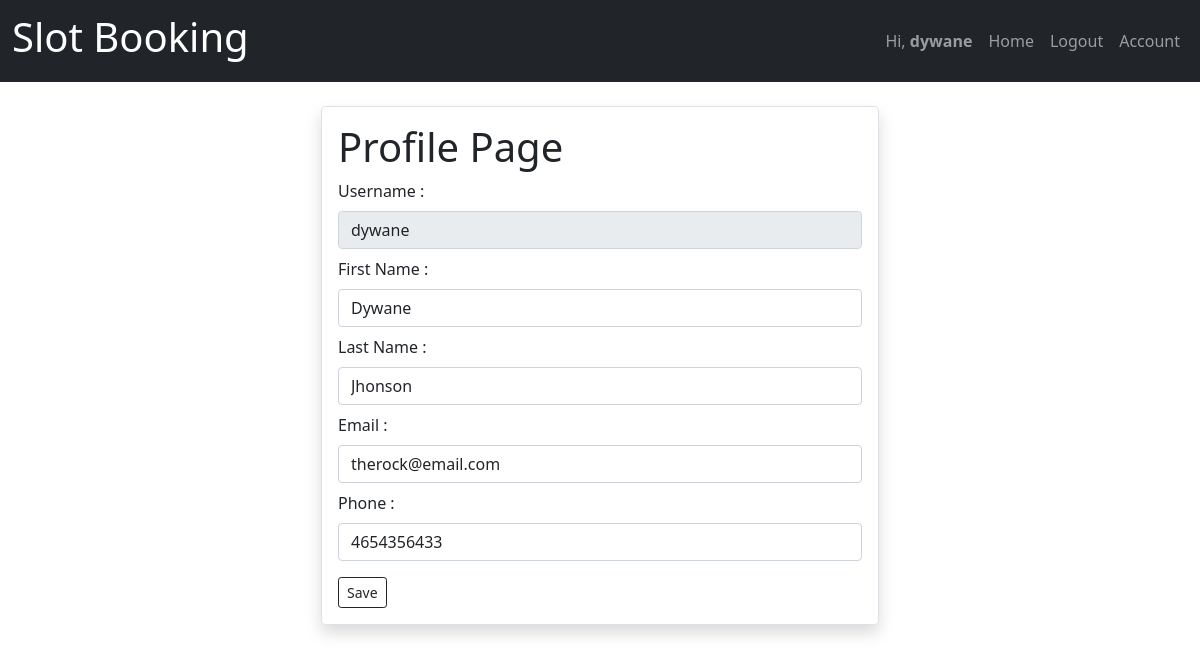
/client/profile/ (signed in), run on the app's committed database.
### account/models.py (models this page shows)
class CustomUser(AbstractUser):
    phone_regex = RegexValidator(regex=r'\d{9,10}$',message='Phone number in format 9999999999. Upto 10 digits')
    is_customer = models.BooleanField(default=False)
    is_manager = models.BooleanField(default=False)
    phone = models.CharField(validators=[phone_regex],max_length=10,null = False,unique=True)

### client/views.py (the view, shortened to what this page needs)
# urls.py: path('profile/',views.profile,name='profile_client'),
@login_required
def profile(request):
    return render(request,'profile.html')

### templates/profile.html (shortened to what this page needs)
{% extends 'basic.html' %}
{%block content%}
<div class="container d-flex justify-content-center">
    <div class="w-50  border rounded shadow p-3 rounded-3">
        <div>
        <h1> Profile Page </h1>
        {% if request.user.is_manager %}
        <form method="POST" action="{% url 'profile_manager' %}">
            {% else %}
            <form method="POST" action="{% url 'profile_client' %}">
                {% endif %}
                <div><Label class="form-label mb-2">Username : </Label>
                    <input class="form-control mb-2" type="text" value="{{request.user}}" disabled></div>
    </div>
    <div><Label class="form-label mb-2">First Name :</Label>
        <input class="form-control mb-2" type="text" name="first_name" value="{{request.user.first_name}}"></div>
    <div><Label class="form-label mb-2">Last Name :</Label>
        <input class="form-control mb-2" type="text" name="last_name" value="{{request.user.last_name}}"></div>
    <div><Label class="form-label mb-2">Email :</Label>
        <input class="form-control mb-2" type="text" name="email" value="{{request.user.email}}"></div>
    <div><Label class="form-label mb-2">Phone :</Label>
        <input class="form-control mb-3" type="text" name="phone" value="{{request.user.phone}}"></div>
    <input type="submit" class="btn btn-outline-dark btn-sm" value="Save">
</div>
</div>
{%endblock content%}

### templates/navbar.html (shortened to what this page needs)
<a href="/">
    <nav class="navbar navbar-expand-lg navbar-dark bg-dark mb-4">
        <div class="container-fluid">
            <a class="navbar-brand" href="/"><h1>Slot Booking</h1></a>
            <div class="collapse navbar-collapse" id="navbarSupportedContent">
                <ul class="navbar-nav ms-auto mb-2 mb-lg-0">
                    {% if request.user.is_authenticated %}
                    <li class="nav-item">
                        <p class="nav-link mb-0" aria-current="page">Hi, <strong>{{user.username}}</strong> </p>
                    </li>
                    <li class="nav-item">
                        <a class="nav-link" href="/">Home</a>
                    </li>
                    <li class="nav-item">
                        <a class="nav-link" href="{% url 'logoutPage' %}">Logout</a>
                    </li>
                    {% if request.user.is_manager %}
                    <li class="nav-item">
                        <a class="nav-link" href="{% url 'profile_manager' %}">Account</a>
                    </li>
                    {% else %}
                    <li class="nav-item">
                        <a class="nav-link" href="{% url 'profile_client' %}">Account</a>
                    </li>
                    {% endif %}
                    {% endif %}
                </ul>
            </div>
        </div>
    </nav>
</a>

### data on the page
CustomUser: username "dywane", user "dywane", first_name "Dywane", last_name "Jhonson", email "therock@email.com", phone "4654356433"
